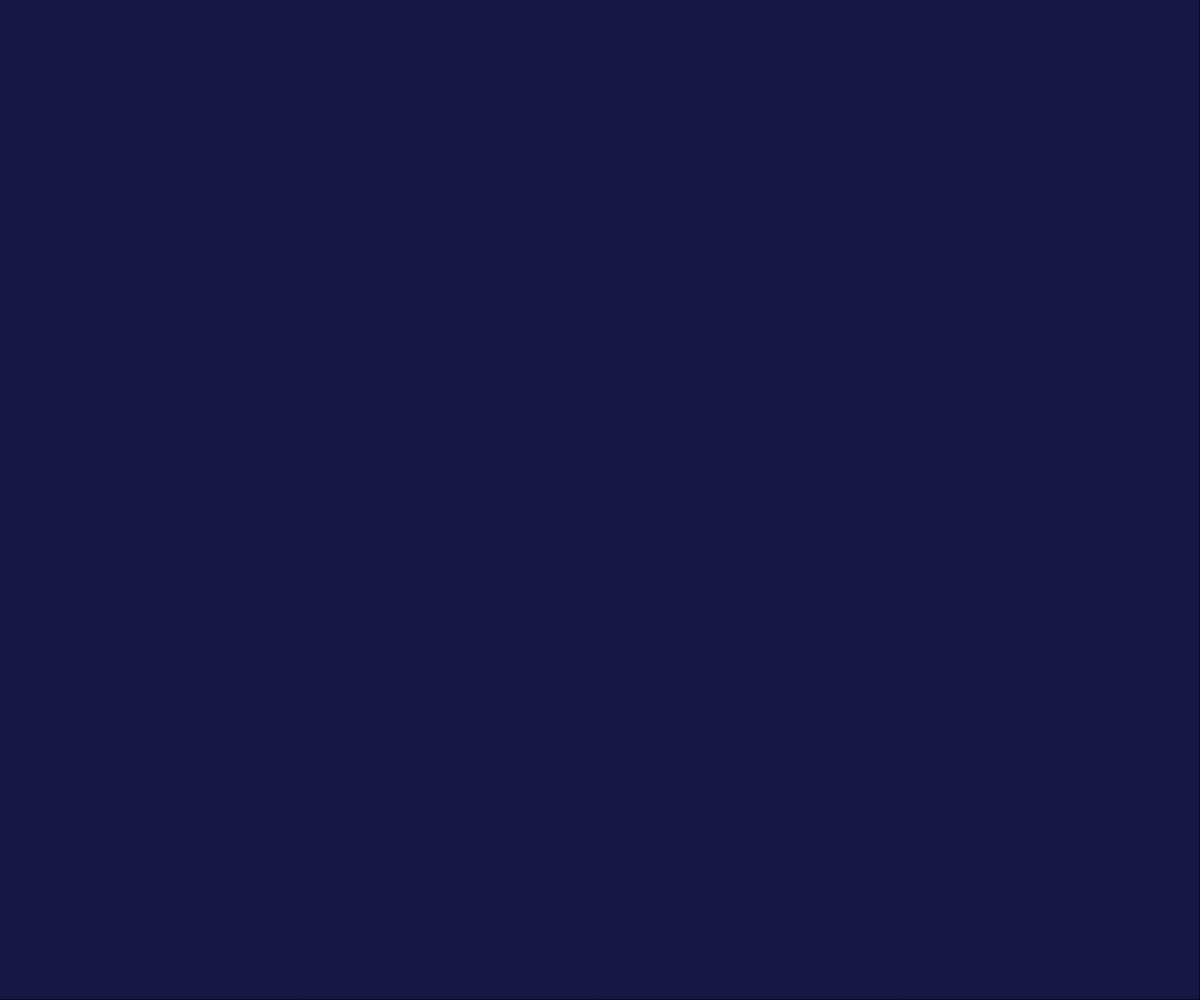
Frame 1 (no input)
Frame 60 (no input): identical to frame 1, image omitted
Frame 120 (the mouse pressed at the canvas centre since frame 60): identical to frame 1, image omitted

The p5.js sketch that drew this single still picture (run headless with seeded random() and noise() and a simulated clock; from frame 60 on, the mouse is pressed at the canvas centre):

// p5.js sketch
// ── sketch.js
let p;

function setup() {
	createCanvas(windowWidth, windowHeight);

	p = new Particles();
}

function draw() {
	background(32);

	p.display();
	fill(11, 9, 133, 90);
	rect(-4, -4, width + 4, height + 4);
	
}

function mouseClicked() {
	p.addNewParticle();
}

function mouseDragged() {
	p.addNewParticle();
}

class Particles {
	constructor() {
		this.mass = [];
		this.pos = createVector([], []);
		this.vel = createVector([], []);
		this.acc = createVector();
		this.distance = createVector();
		this.force = 0;
	}

	display() {
		for (let particleA = 0; particleA < this.mass.length; particleA++) {
			this.acc.mult(0);

			for (let particleB = 0; particleB < this.mass.length; particleB++) {
				if (particleA != particleB) {
					this.distance.x = this.pos.x[particleB] - this.pos.x[particleA];
					this.distance.y = this.pos.y[particleB] - this.pos.y[particleA];

					let d = sqrt(this.distance.x * this.distance.x + this.distance.y * this.distance.y);
					if (d < 1) d = 1;

					this.force = (d - 320) * this.mass[particleB] / d;
					this.acc.x += this.force * this.distance.x;
					this.acc.y += this.force * this.distance.y;
				}
			}
			this.vel.x[particleA] = this.vel.x[particleA] * 0.99 + this.acc.x * this.mass[particleA];
			this.vel.y[particleA] = this.vel.y[particleA] * 0.99 + this.acc.y * this.mass[particleA];
		}
		for (let particle = 0; particle < this.mass.length; particle++) {
			this.pos.x[particle] += this.vel.x[particle];
			this.pos.y[particle] += this.vel.y[particle];

			for (let i = 0; i < 133; i += 13) {
				if (frameCount % int(random(10, 90))) {
					strokeWeight(6);
					stroke(111, 9, 133, 90 - i);
					fill(164 + i, 55, 255, 133 - i);
					ellipse(this.pos.x[particle], this.pos.y[particle], (this.mass[particle] * 900) + i);
				} else {
					strokeWeight(3);
					stroke(33, 220, 33, 33 + i);
					fill(233, i, 233, 42 + i);
					ellipse(this.pos.x[particle], this.pos.y[particle], this.mass[particle] * 1000 + i / 33);
				}
			}
		}
	}

	addNewParticle() {
		this.mass.push(random(0.003, 0.03));
		this.pos.x.push(mouseX);
		this.pos.y.push(mouseY);
		this.vel.x.push(0);
		this.vel.y.push(0);
	}
}
